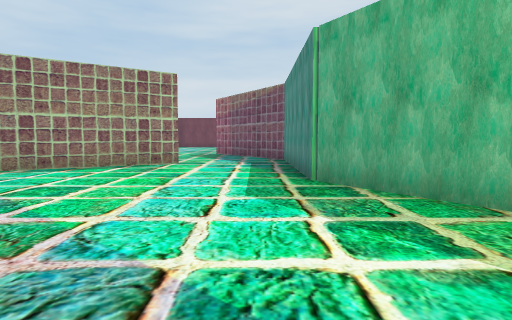
[1] (above)

24 first-person views from a walk through a 3-D level made in the Unity game engine. The camera is 1.4 m above the floor, tilts 4° down and sees 80° across. The floor is counted in squares, 2 m on a side. Each view is taken from the middle of a square. On the plan, view 1 faces up. The plan holds only what a view shows up to about 10 squares ahead; the rest is blank. The player is left out. Some animated figures are not drawn.

[2]
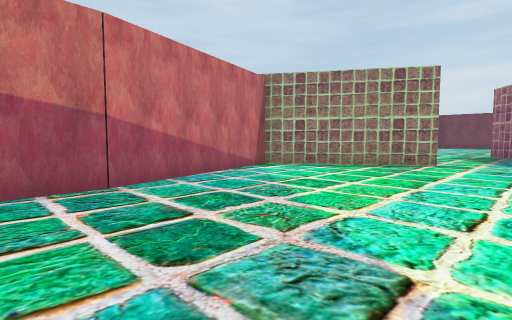

[3]
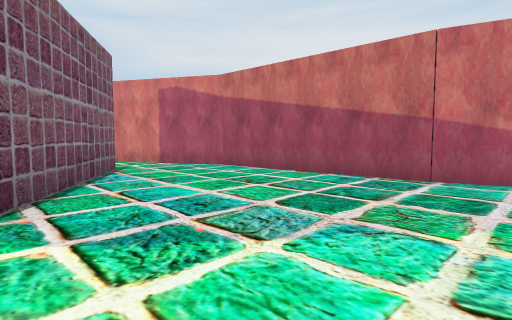

[4]
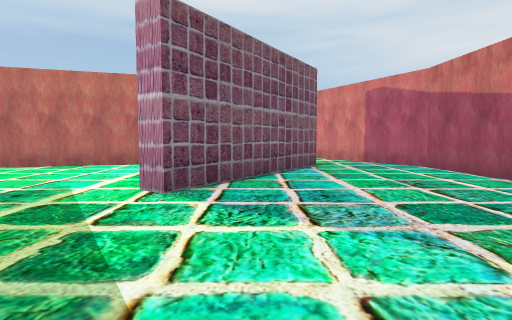

[5]
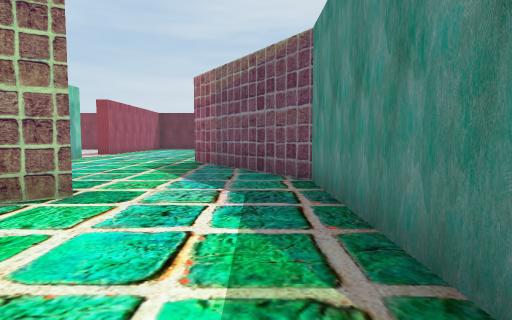

[6]
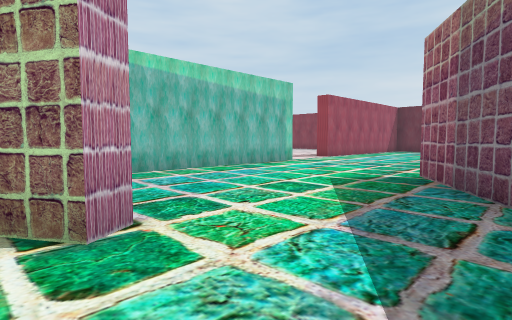

[7]
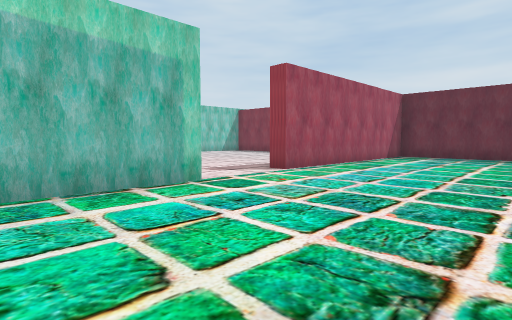

[8]
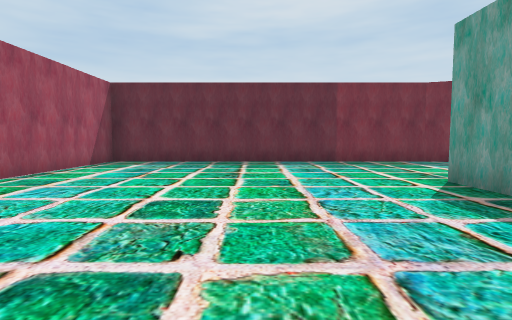

[9]
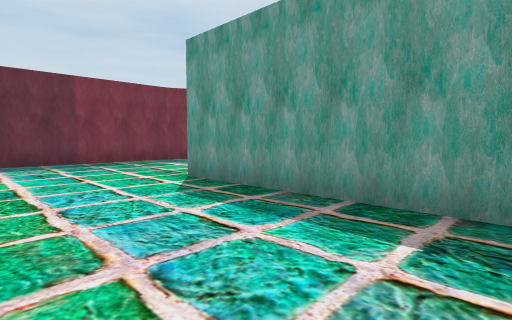

[10]
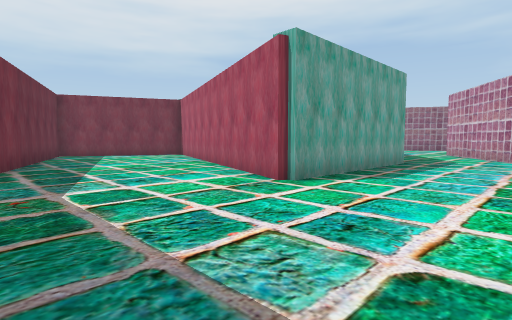

[11]
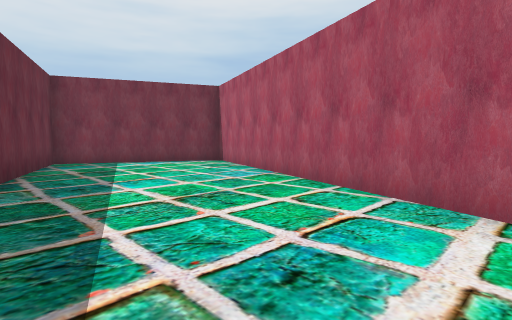

[12]
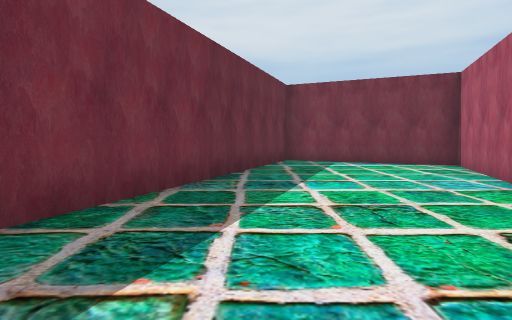

[13]
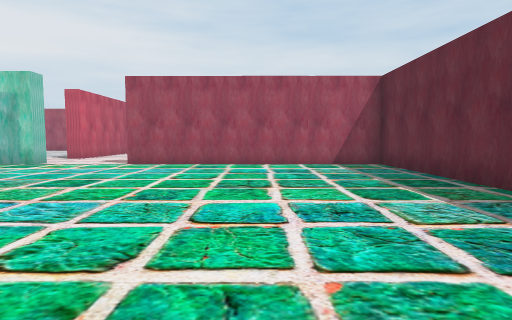

[14]
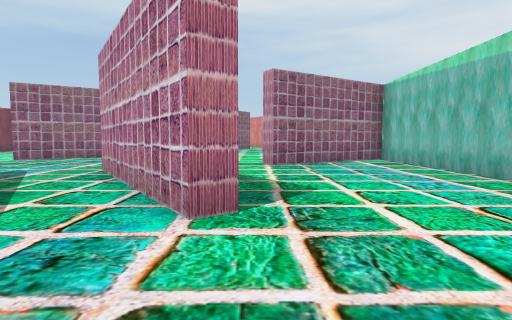

[15]
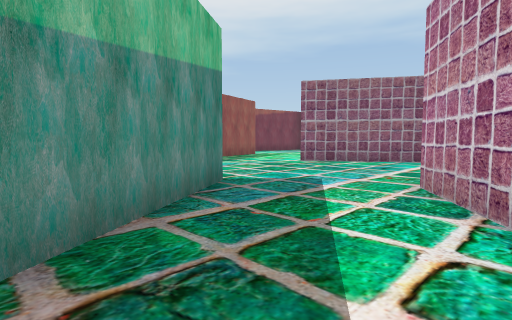

[16]
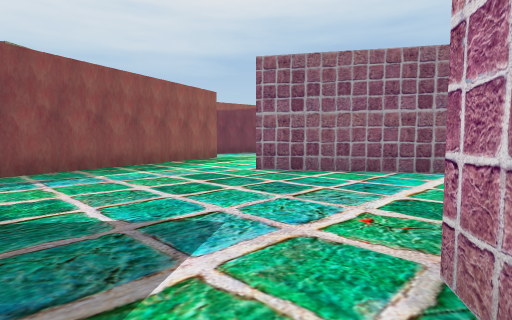

[17]
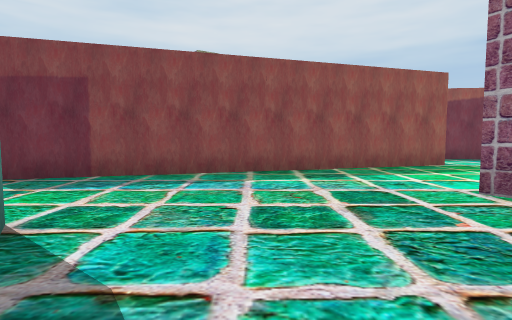

[18]
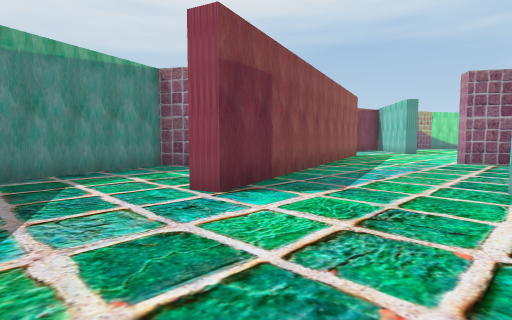

[19]
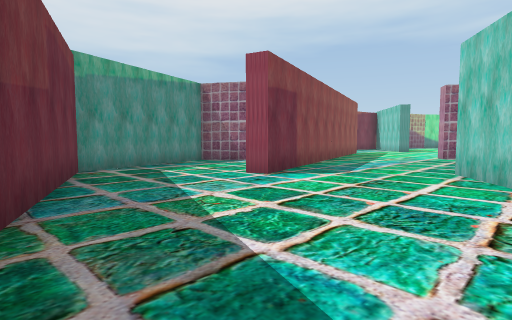

[20]
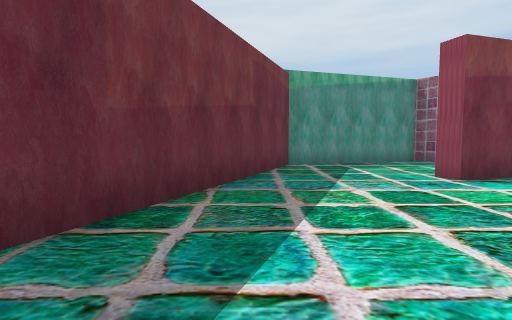

[21]
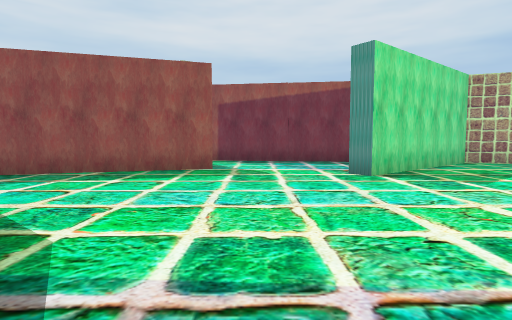

[22]
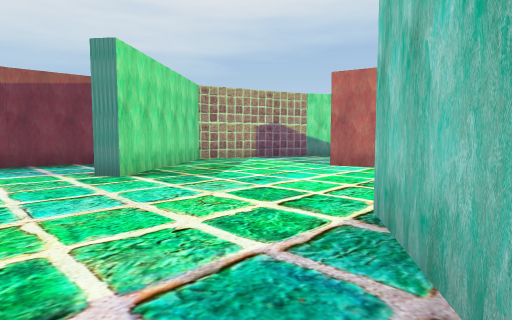

[23]
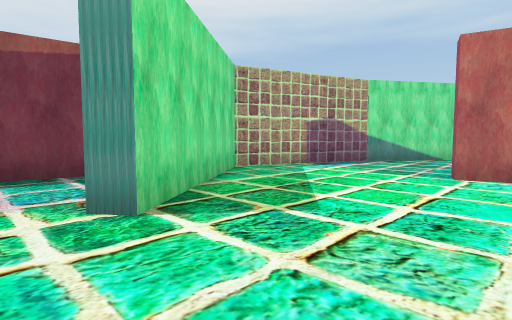

[24]
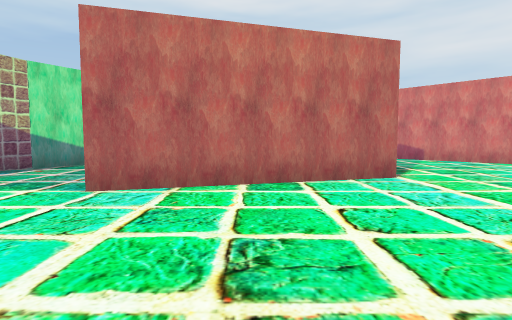

### Floor plan
Ten units are one square. View 1 is at (0, 0); x grows to the right and y downward. Boxes are objects, and circles mark ways between rooms. Rooms are numbered by the first view taken in them; rooms with no view inside come last. Other rooms are left out.
<svg viewBox="-82 -259 215 364">
<path fill="none" stroke="#000" d="M-45 -16 -42 35 -25 66M25 -28 9 -51 9 -101 2 -111M-25 -90 -22 -86 -59 -63 -45 -15M-16 41 12 -1M11 -159 11 -212 99 -177 119 -220 32 -254 -64 -254 -65 -184 -71 -184M-63 -160 -63 -70M2 -111 -18 -141 -14 -144M-58 -70 -25 -90M40 -117 19 -149M34 -136 45 -120M26 -51 58 -72M92 -77 74 -137M-14 -144 14 -102M74 -137 71 -146 77 -147M101 -123 114 -131 101 -171 38 -196M87 85 103 61M24 45 73 30 74 35M103 62 117 20 87 -18 91 -21M-21 73 -4 91M12 -1 16 2M31 -29 43 -11M122 -12 128 -55M101 -49 92 -77M58 -72 61 -67"/>
<circle cx="-15" cy="-105" r="3" fill="#2a7"/>
<circle cx="-20" cy="50" r="3" fill="#2a7"/>
<circle cx="20" cy="-10" r="3" fill="#2a7"/>
<circle cx="0" cy="-150" r="3" fill="#2a7"/>
<circle cx="55" cy="-130" r="3" fill="#2a7"/>
<circle cx="75" cy="-80" r="3" fill="#2a7"/>
<text x="-20" y="-30">1</text>
<text x="-10" y="-190">2</text>
<text x="40" y="-100">3</text>
<text x="60" y="-160">4</text>
<text x="50" y="100">5</text>
</svg>
Room 1 opens to room 2. Room 1 opens to room 5. Room 2 opens to room 3. Room 3 opens to room 4. Room 3 opens to room 5.

Where each view was taken, in squares from view 1:
view 1: 0 up, 0 right, facing up
view 2: 0 up, 0 right, facing up-left
view 3: 3 up, 1 right, facing down-left
view 4: 4 up, 0 right, facing down
view 5: 5 up, 0 right, facing up
view 6: 8 up, 0 right, facing up-left
view 7: 13 up, 2 left, facing up-left
view 8: 16 up, 2 left, facing up
view 9: 16 up, 2 left, facing up-right
view 10: 25 up, 2 left, facing down-right
view 11: 24 up, 2 right, facing down-right
view 12: 23 up, 2 right, facing right
view 13: 22 up, 2 right, facing left
view 14: 17 up, 2 left, facing down
view 15: 15 up, 0 right, facing down-right
view 16: 12 up, 1 right, facing down-right
view 17: 10 up, 2 right, facing right
view 18: 17 up, 4 right, facing down-right
view 19: 19 up, 3 right, facing down-right
view 20: 18 up, 2 right, facing right
view 21: 4 up, 3 right, facing right
view 22: 4 up, 3 right, facing down-right
view 23: 3 up, 6 right, facing down-right
view 24: 1 up, 5 right, facing down
